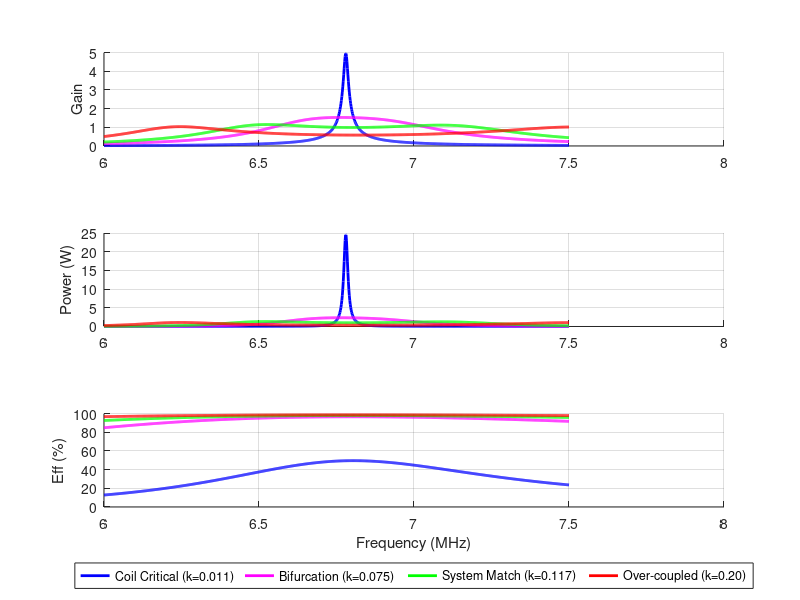

Source code (MATLAB): (Note: this script raises an error after producing the figure.)
%% WPT Analysis: Gain, Power, Efficiency, and Smith Chart (System Match)
clear; clc;

% --- 1. Parameters ---
f0 = 6.78e6; 
Lp = 10e-6; Ls = 10e-6;
Rp = 0.5; Rs = 0.5; RL = 50;
Vin = 10; Z0 = 50; % Reference Impedance
Cp = 1/( (2*pi*f0)^2 * Lp ); Cs = 1/( (2*pi*f0)^2 * Ls );

% --- 2. Coupling Values ---
k_crit = 0.0118;  % Perfect match between coils only
k_bif = 0.075;    % The flat-top bifurcation threshold
k_match = 0.117;  % The PERFECT 50-Ohm System Match
k_over = 0.20;    % Deep splitting regime

k_sweep = [k_crit, k_bif, k_match, k_over];
colors = {'b', 'm', 'g', 'r'}; 
labels = {'Coil Critical (k=0.011)', 'Bifurcation (k=0.075)', 'System Match (k=0.117)', 'Over-coupled (k=0.20)'};

f = linspace(6e6, 7.5e6, 1000); 
w = 2*pi*f;

% Setup Figure 1: Characteristics
fig1 = figure('Color', 'w', 'Position', [50 100 600 800], 'Name', 'WPT Characteristics');

% Pre-allocate a matrix to hold all Gamma data for the Smith Chart
Gamma_all = zeros(length(w), length(k_sweep));

% --- 3. Calculation Loop ---
for i = 1:length(k_sweep)
    k = k_sweep(i);
    M = k * sqrt(Lp * Ls);
    Gain = zeros(size(w)); P_load = zeros(size(w)); Eff = zeros(size(w));
    Gamma = zeros(size(w)); 
    
    for j = 1:length(w)
        % Impedance calculations
        Zp = Rp + 1j*w(j)*Lp + 1/(1j*w(j)*Cp);
        Zs = (Rs + RL) + 1j*w(j)*Ls + 1/(1j*w(j)*Cs);
        Zm = 1j*w(j)*M;
        
        detZ = Zp*Zs - Zm^2;
        Ip = (Vin * Zs) / detZ;
        Is = (Vin * Zm) / detZ;
        
        % Core Data
        Gain(j) = abs(Is * RL) / Vin;
        P_out = (abs(Is)^2 * RL) / 2;
        P_in = real(Vin * conj(Ip)) / 2;
        P_load(j) = P_out;
        Eff(j) = (P_out / P_in) * 100;
        
        % Calculate Reflection Coefficient
        Z_in = Vin / Ip;
        Gamma(j) = (Z_in - Z0) / (Z_in + Z0);
    end
    
    % Store this loop's Gamma as a column in our master matrix
    Gamma_all(:, i) = Gamma.'; 
    
    % Plot 2D Data to Figure 1
    figure(fig1);
    subplot(3,1,1); hold on; plot(f/1e6, Gain, colors{i}, 'LineWidth', 2); ylabel('Gain'); grid on;
    subplot(3,1,2); hold on; plot(f/1e6, P_load, colors{i}, 'LineWidth', 2); ylabel('Power (W)'); grid on;
    subplot(3,1,3); hold on; plot(f/1e6, Eff, colors{i}, 'LineWidth', 2); ylabel('Eff (%)'); grid on;
end

% Final Formatting for Figure 1
figure(fig1); subplot(3,1,3); xlabel('Frequency (MHz)');
legend(labels, 'Location', 'southoutside', 'Orientation', 'horizontal');

% --- 4. Render the Smith Chart ---
% We pass the entire Gamma_all matrix to smithplot at once
fig2 = figure('Color', 'w', 'Position', [700 100 600 600], 'Name', 'Impedance Trajectory');
s_chart = smithplot(f, Gamma_all, 'LineWidth', 1.5);
figure(fig2);
title('WPT Impedance Trajectory (Z_0 = 50 \Omega)');
legend(labels, 'Location', 'northeast');
